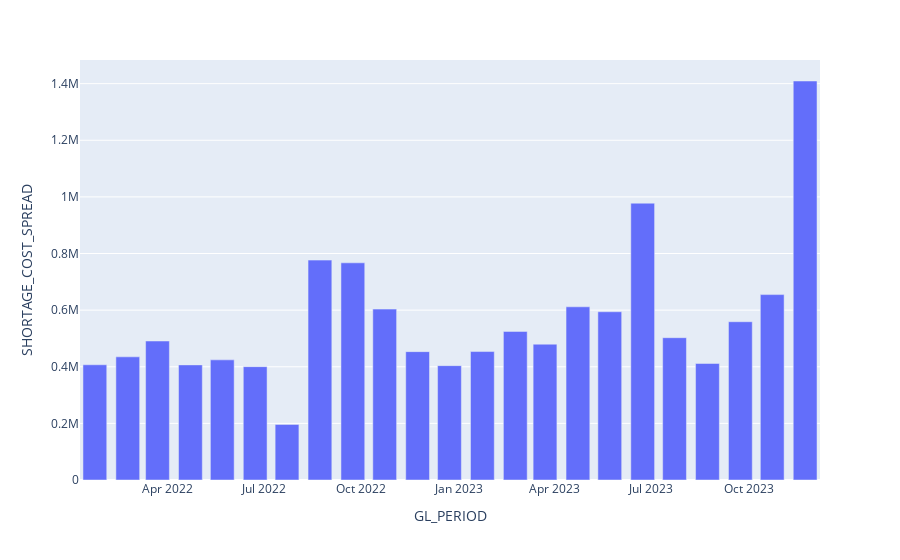

Source (notebook cell):
### Code cell
px.bar(agg.reset_index(),group_level,'SHORTAGE_COST_SPREAD')

### Figure 1 — Plotly figure (JSON) as saved in the notebook; plotly's stock layout.template omitted (floating-point values rounded to 4 significant figures)
{"data": [{"alignmentgroup": "True", "hovertemplate": "GL_PERIOD=%{x}<br>SHORTAGE_COST_SPREAD=%{y}<extra></extra>", "legendgroup": "", "marker": {"color": "#636efa", "pattern": {"shape": ""}}, "name": "", "offsetgroup": "", "orientation": "v", "showlegend": false, "textposition": "auto", "type": "bar", "x": ["2022-01-23T00:00:00", "2022-02-23T00:00:00", "2022-03-23T00:00:00", "2022-04-23T00:00:00", "2022-05-23T00:00:00", "2022-06-23T00:00:00", "2022-07-23T00:00:00", "2022-08-23T00:00:00", "2022-09-23T00:00:00", "2022-10-23T00:00:00", "2022-11-23T00:00:00", "2022-12-23T00:00:00", "2023-01-23T00:00:00", "2023-02-23T00:00:00", "2023-03-23T00:00:00", "2023-04-23T00:00:00", "2023-05-23T00:00:00", "2023-06-23T00:00:00", "2023-07-23T00:00:00", "2023-08-23T00:00:00", "2023-09-23T00:00:00", "2023-10-23T00:00:00", "2023-11-23T00:00:00"], "xaxis": "x", "y": [407000.0, 435000.0, 490900.0, 406600.0, 424400.0, 400400.0, 196300.0, 776700.0, 767100.0, 603600.0, 453400.0, 403900.0, 453700.0, 524800.0, 479700.0, 611700.0, 594300.0, 977800.0, 502700.0, 411600.0, 559100.0, 654900.0, 1409000.0], "yaxis": "y"}], "layout": {"autosize": true, "barmode": "relative", "legend": {"tracegroupgap": 0}, "margin": {"t": 60}, "xaxis": {"anchor": "y", "autorange": true, "domain": [0, 1], "range": ["2022-01-09", "2023-12-07"], "title": {"text": "GL_PERIOD"}, "type": "date"}, "yaxis": {"anchor": "x", "autorange": true, "domain": [0, 1], "range": [0, 1484000.0], "title": {"text": "SHORTAGE_COST_SPREAD"}, "type": "linear"}}}
